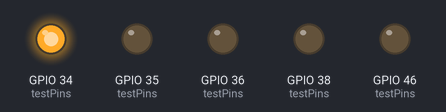
Bench run of a sketch on a simulated Seeed XIAO ESP32-S3. On the bench: output pins drawn as LEDs (lit = HIGH). What the sketch prints to the serial monitor is not drawn.

Above: at 0.1 s.
At 8.6 s:
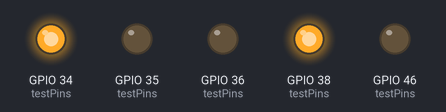
At 13.6 s:
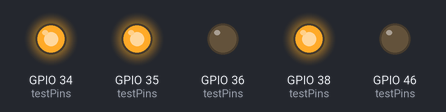
At 18.6 s:
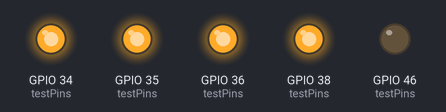
At 29.1 s:
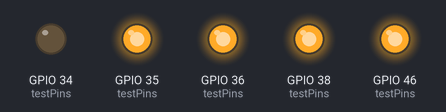
At 36.6 s:
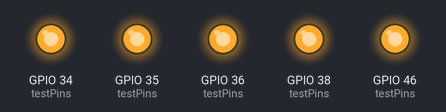
Timing chart, 0 to 40.0 s (numbered marks = the images above):
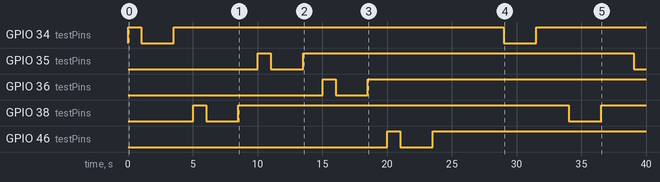

Measured:
- by itself, GPIO 34 (testPins), GPIO 38 (testPins): goes HIGH 1.0 s, LOW 2.5 s, HIGH 25.5 s, LOW 2.5 s, then HIGH
- by itself, GPIO 35 (testPins): LOW → HIGH at 10.0 s, → LOW 1.0 s later, → HIGH 2.5 s later, → LOW 25.5 s later
- by itself, GPIO 36 (testPins): LOW → HIGH at 15.0 s, → LOW 1.0 s later, → HIGH 2.5 s later
- by itself, GPIO 46 (testPins): LOW → HIGH at 20.0 s, → LOW 1.0 s later, → HIGH 2.5 s later

The sketch:

test-led-rouge-multi.ino
```cpp
/*
 * Test LED Rouge - XIAO ESP32S3
 * Teste plusieurs pins et logiques pour trouver la bonne configuration
 */

// Pins possibles pour la LED rouge
int testPins[] = {34, 38, 35, 36, 46};
int numPins = sizeof(testPins) / sizeof(testPins[0]);

void setup() {
  Serial.begin(115200);
  while (!Serial && millis() < 3000) {}

  Serial.println("\n========================================");
  Serial.println("  TEST LED ROUGE - MULTI PINS");
  Serial.println("========================================");
  Serial.println("Teste les pins: 34, 38, 35, 36, 46");
  Serial.println("Avec logique normale ET inversée");
  Serial.println("========================================\n");
}

void testPin(int pin, bool inverted) {
  pinMode(pin, OUTPUT);

  const char* logic = inverted ? "INVERSÉE (LOW=ON)" : "NORMALE (HIGH=ON)";
  Serial.printf("\n[TEST] Pin %d - Logique %s\n", pin, logic);

  // Test 1: Allumer
  if (inverted) {
    digitalWrite(pin, LOW);
  } else {
    digitalWrite(pin, HIGH);
  }
  Serial.printf("  → État: ON (attendu)\n");
  delay(1000);

  // Test 2: Éteindre
  if (inverted) {
    digitalWrite(pin, HIGH);
  } else {
    digitalWrite(pin, LOW);
  }
  Serial.printf("  → État: OFF (attendu)\n");
  delay(1000);

  // Remettre à OFF
  if (inverted) {
    digitalWrite(pin, HIGH);
  } else {
    digitalWrite(pin, LOW);
  }
}

void loop() {
  Serial.println("\n=== CYCLE DE TEST ===\n");

  // Tester chaque pin avec les deux logiques
  for (int i = 0; i < numPins; i++) {
    int pin = testPins[i];

    // Test avec logique normale
    testPin(pin, false);
    delay(500);

    // Test avec logique inversée
    testPin(pin, true);
    delay(500);
  }

  Serial.println("\n=== FIN DU CYCLE ===\n");
  Serial.println("Observez quelle LED s'allume et notez le pin + logique\n");
  delay(3000);
}
```
